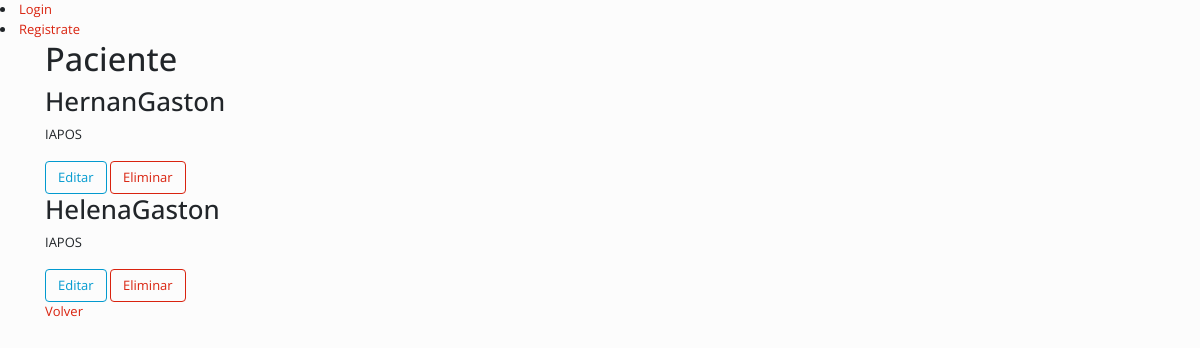
The page /psicologia/pacientes/ on the database as committed earlier.
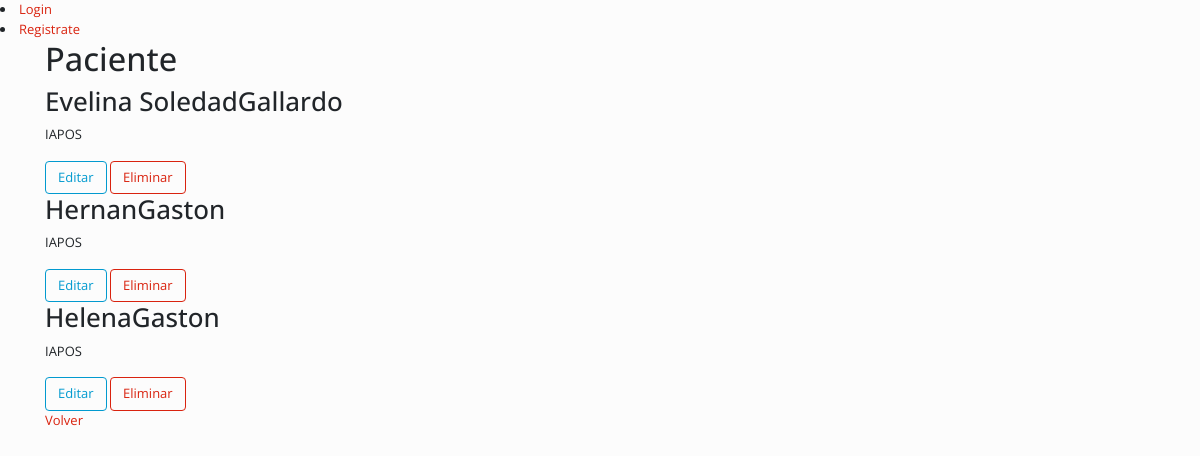
The same page on the database as committed later.
### psicologia/models.py (models this page shows, shortened)
class Paciente(models.Model):
	nombre = models.CharField(max_length=50)
	apellido = models.CharField(max_length=50)
	obra_social = models.ForeignKey('ObraSocial', on_delete=models.PROTECT)
	edad = models.IntegerField()
	telefono = models.IntegerField()
	dni = models.IntegerField()
	historia = models.ForeignKey('Historia', on_delete=models.PROTECT)
	medicacion = models.TextField()
	diagnostico = models.TextField()
	inicio_tratamiento = models.DateField()
	class Meta:
		ordering = ["apellido"]
		verbose_name_plural = "Pacientes"

class ObraSocial(models.Model):
	nombre = models.CharField(max_length=70)
	class Meta:
		ordering = ["nombre"]
		verbose_name_plural = "Obras Sociales"
	def __str__(self):
		return '{}'.format(self.nombre)

### psicologia/views.py (the view)
# urls.py: url(r'^pacientes/editarpaciente/(?P<id_paciente>\d+)/$', paciente_edit, name='paciente_editar'),
def pacientes(request):
	sesion = SesionTerapeutica.objects.all()
	paciente = Paciente.objects.all()
	autorizacion = Autorizacion.objects.all()
	d = dict(sesion=sesion, paciente=paciente, autorizacion=autorizacion)
	return render(request, "pacientes.html", d)

### psicologia/templates/pacientes.html
{%  extends 'index_psicologia.html' %}
{% block content %}
	<h1>Paciente</h1>
		{% if paciente %}
		{% for s in paciente %}
			<div>
				<h2>{{s.nombre}}{{s.apellido}}</h2>
				<p>{{s.obra_social}}</p>
				<a class="btn btn-outline-info" href="editarpaciente/{{ s.id }}" title="">Editar</a>
				<a class="btn btn-outline-primary" href="eliminarpaciente/{{ s.id }}" title="">Eliminar</a>
			</div>
		{% endfor %}
		{% else %}
			<p>No hay pacientes para mostrar</p>
		{% endif %}
		<a href="http://localhost/psicologia/" title="">Volver</a>
{% endblock %}

### psicologia/templates/index_psicologia.html (shortened to what this page needs)
{% load staticfiles %}
<!DOCTYPE html>
<html lang="es">
<head>
	<link rel="stylesheet" href="https://maxcdn.bootstrapcdn.com/bootstrap/4.0.0/css/bootstrap.min.css">
	<link rel="stylesheet" type="text/css" href="https://bootswatch.com/4/simplex/bootstrap.min.css">
	<link rel="stylesheet" href="{% static '/css/index_psicologia.css' %}">
</head>
<body>
{% if user.is_authenticated %}
	<nav  class="navbar navbar-expand-lg navbar-light bg-light">
		<div class="collapse navbar-collapse" id="navbarColor03">
			<a class="navbar-brand" href="#"><h1>Hola {{ user.username  }}!</h1></a>
			<ul class="navbar-nav mr-auto">
				<li class="nav-item active">
					<a class="nav-link" href="logout/" >Logout <span class="sr-only">(current)</span></a>
				</li>
				<li  class="nav-item dropdown"><a class="nav-link dropdown-toggle" data-toggle="dropdown" href="#" role="button" aria-haspopup="true" aria-expanded="false">Sesiones</a>
					<div class="dropdown-menu" x-placement="bottom-start" style="">
						<a class="dropdown-item" href="nuevasesion/" >Ingresar nueva sesion</a>
						<a class="dropdown-item" href="sesiones/" >Todas las sesiones</a>
						<a class="dropdown-item" href="facturadas/" >Sesiones Facturadas</a>
						<a class="dropdown-item" href="pendientes/" >Sesiones pendientes de facturar</a>
				    </div>
				</li>
				<li  class="nav-item dropdown"><a class="nav-link dropdown-toggle" data-toggle="dropdown" href="#" role="button" aria-haspopup="true" aria-expanded="false">Pacientes</a>
					<div class="dropdown-menu" x-placement="bottom-start" style="">
						<a class="dropdown-item" href="nuevopaciente/" >Ingresar nuevo Paciente</a>
						<a class="dropdown-item" href="pacientes/" >Pacientes</a>
				    </div>
				</li>
				<li  class="nav-item"><a class="nav-link" href="autorizaciones/" >Autorizaciones</a></li>
			</ul>
		</div>
	</nav>
{% else %}
	<li class="nav-item active"><a href="login/" title="">Login  <span class="sr-only">(current)</span></a></li>
	<li class="nav-item"><a href="#" title="">Registrate</a></li>
{% endif %}
<div class="container">
{% block content %}
{% endblock %}
</div>
</body>
</html>

Rows that differ between the two databases and show on the page:
added Paciente: nombre "Evelina Soledad", apellido "Gallardo", obra_social "IAPOS"
